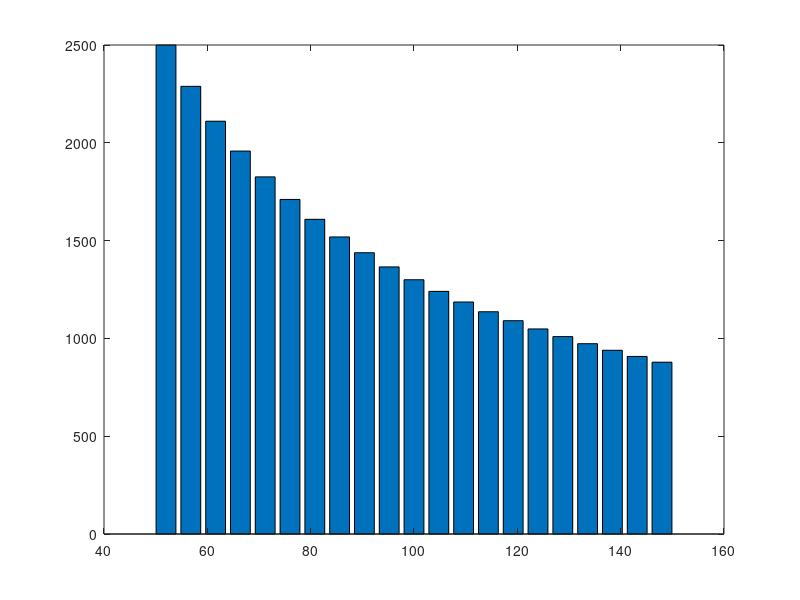

The MATLAB script that drew this image:
%%%%%%%%%%%%%%%%%%%%%%%%%%%%%%%%%%%%%%%%%%%%%%%%%%%%%%%%%%%%%%%
%% ELEC6089 High Volatage Insulation Design - Bushing Design
%% Calculates the lengths of each foil layer - Radial grading
%% Author - TJS and BH
%% date - 26/02/2014
%%%%%%%%%%%%%%%%%%%%%%%%%%%%%%%%%%%%%%%%%%%%%%%%%%%%%%%%%%%%%%%

N = 21               %Number of foils
length = zeros(N, 1) %initiate vectors
radius = zeros(N, 1)
radius(1) = 52       %set inner radius
length(1) = 5000     %first foil length
radius(21) = 148     %outer foil radius
spacing = (radius(21)-radius(1))/(N-1) %even spacing of foils

%calculate each foil radius and length - from Kuffel and Lecture Notes
for i=2:N
    radius(i) = radius(i-1)+spacing
    length(i) = (length(i-1)*radius(i-1))/radius(i)
end

%Plot a graph to indicate validity
lengthhalved = length/2 %half lengths to index from center
bar(radius, lengthhalved) %plot bars with radius

%Write values to .tex file for reference in text.
FID = fopen('RadialVals.tex', 'w');
fprintf(FID, '\\begin{table}[!htb]\n');
fprintf(FID, '\\caption{Radial Grading Calculations Results}\n');
fprintf(FID, '\\label{table:radialvals}\n');
fprintf(FID, '\\begin{center}\n');
fprintf(FID, '\\begin{tabular}{cc}\n');
fprintf(FID, '\\toprule\n');
fprintf(FID, '\\textbf{Radius(mm)} & \\textbf{Length(mm)} \\\\ \\toprule\n');
for k=1:N
    fprintf(FID, '%4.2f & %4.2f \\\\ ', radius(k), length(k));
    fprintf(FID, '\n');
end 
fprintf(FID, '\\bottomrule\n');
fprintf(FID, '\\end{tabular}\n');
fprintf(FID, '\\end{center}\n');
fprintf(FID, '\\end{table}\n');
fclose(FID);




